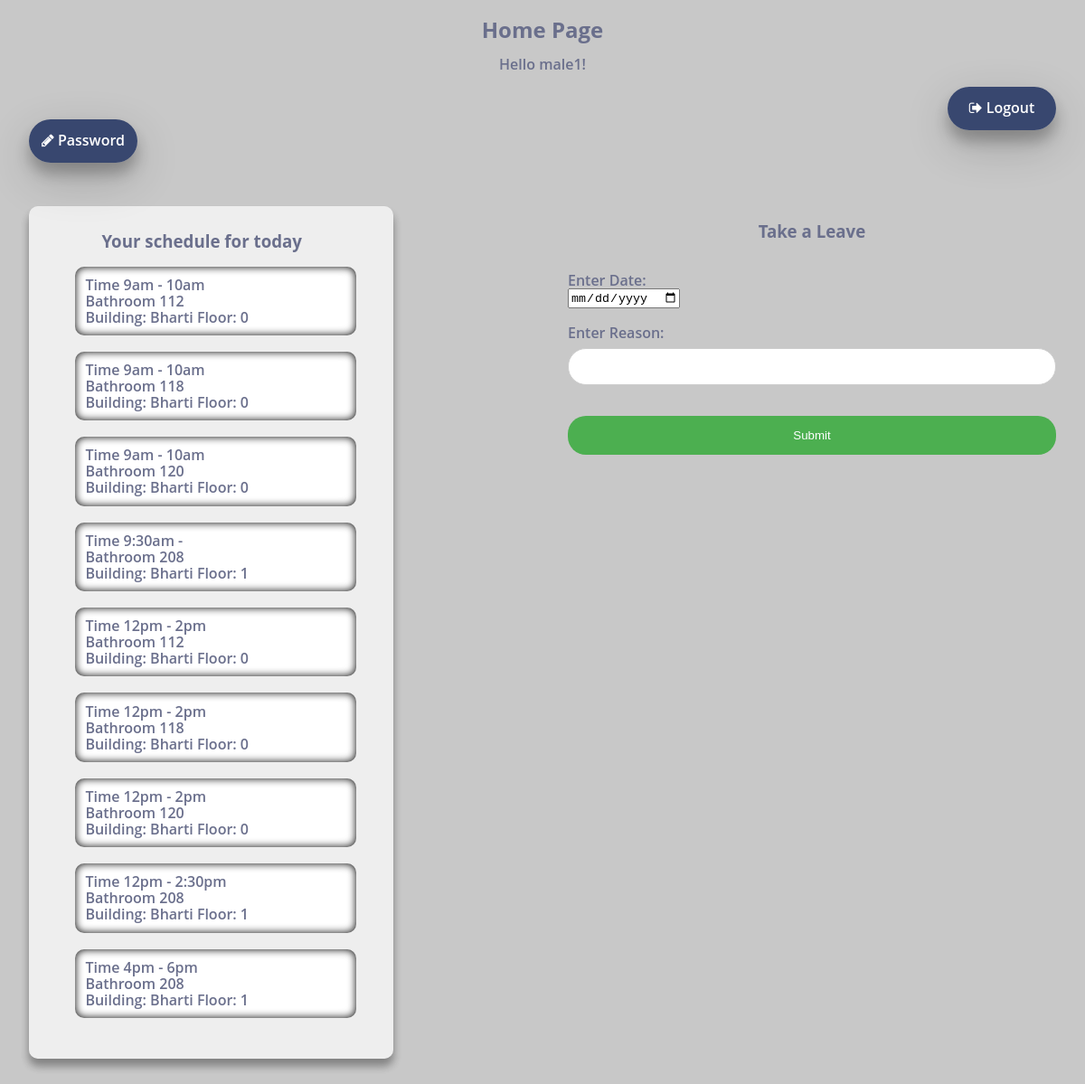
The app's page /cleaners/worker/home.php (signed in) with its own data.
### tables this page shows
CREATE TABLE `bathschedule` (
  `id` int(11) NOT NULL,
  `building` varchar(15) DEFAULT NULL,
  `floor` int(11) DEFAULT NULL,
  `pseudo_id` int(11) NOT NULL,
  `scheduleno` int(11) NOT NULL,
  `9` int(11) NOT NULL DEFAULT '0',
  `9.5` int(11) NOT NULL DEFAULT '0',
  `10` int(11) NOT NULL DEFAULT '0',
  `10.5` int(11) NOT NULL DEFAULT '0',
  `11` int(11) NOT NULL DEFAULT '0',
  `11.5` int(11) NOT NULL DEFAULT '0',
  `12` int(11) NOT NULL DEFAULT '0',
  `12.5` int(11) NOT NULL DEFAULT '0',
  `13` int(11) NOT NULL DEFAULT '0',
  `13.5` int(11) NOT NULL DEFAULT '0',
  `14` int(11) NOT NULL DEFAULT '0',
  `14.5` int(11) NOT NULL DEFAULT '0',
  `15` int(11) NOT NULL DEFAULT '0',
  `15.5` int(11) NOT NULL DEFAULT '0',
  `16` int(11) NOT NULL DEFAULT '0',
  `16.5` int(11) NOT NULL DEFAULT '0',
  `17` int(11) NOT NULL DEFAULT '0',
  `17.5` int(11) NOT NULL DEFAULT '0',
  `18` int(11) NOT NULL DEFAULT '0',
  `18.5` int(11) NOT NULL DEFAULT '0',
  `19` int(11) NOT NULL DEFAULT '0',
  `19.5` int(11) NOT NULL DEFAULT '0',
  `20` int(11) NOT NULL DEFAULT '0',
  `20.5` int(11) NOT NULL DEFAULT '0',
  `type` char(1) DEFAULT NULL
);

### cleaners/worker/home.php (the view, shortened to what this page needs)
<html>
    <head>
        <link href = "homework.css" type = "text/css" rel = "stylesheet"/>
        <link rel="stylesheet" href="https://cdnjs.cloudflare.com/ajax/libs/font-awesome/4.7.0/css/font-awesome.min.css">
 	   </head>
   <?php
   $user = $_SESSION['user'];
   ?>
    <body>
        <h2 id="title">Home Page</h2>
        <p id = "greet">Hello <?php Print " $user"?>!</p>
        <div class="logout">
	        <i class="fa fa-sign-out"></i>
	        <a id="log" href="../logout.php">Logout</a>
	    </div><br/><br/>
        <div id="newsh">
        	<i class="fa fa-pencil"></i>
			<a id="sch" href="changepassword.php">Password</a>
		</div><br><br>
		<div class="show left">
		<h3 class="subh">Your schedule for today</h3>
	    <p id="content"><?php
	    	$pid = mysql_query("Select * from cleaners WHERE name='$user'");
	    	$ppid =mysql_fetch_assoc($pid);
	    	$id=$ppid['id'];
	    	$query1 = mysql_query("Select * from bathschedule");
	    	$rows=mysql_num_rows($query1);
	    	$visit = array();
			for($col=0; $col<29; $col++)
			{
    			$visit[$col] = array();
    			for($r=0; $r<$rows; $r++)
    			{
        			$visit[$col][$r] = 0;
    			}
			}
			echo "<ul>";
	    	for ($col=5;$col<29;$col=$col+1)
	    	{
	    		$r=0;
	    		$query = mysql_query("Select * from bathschedule");
	    		while($row = mysql_fetch_row($query))
	    		{
	    			if (($row[$col]==$id)&&($visit[$col][$r]==0))
	    			{
	    				$coll=$col+1;
	    				$visit[$col][$r]=1;
	    				while(($row[$col]!=$row[$coll])&&$coll<28)
	    				{
	    					$coll=$coll+1;
	    				}
	    				$visit[$coll][$r]=1;
	    				$a=$col+4-($col-5)/2;
	    				$b=$coll+4-($coll-5)/2;
	    				$as="";
	    				$bs="";
	    				if($a>12){
	    					if( $a==floor($a))
	    						$as=($a-12)."pm";
	    					else
	    						$as=(floor($a)-12).":30pm";
	    				}
	    				else if($a==12){
	    					$as=$a."pm";
	    				}
	    				else{
	    					if( $a==floor($a))
	    						$as=$a."am";
	    					else
	    						$as=floor($a).":30am";
	    				}
	    				if($b>12){
	    					if( $b==floor($b))
	    						$bs=($b-12)."pm";
	    					else
	    						$bs=(floor($b)-12).":30pm";
	    				}
	    				else if($b==12){
	    					$bs=$b."pm";
	    				}
	    				else{
	    					if( $b==floor($b))
	    						$bs=$b."am";
	    					else
	    						$as=floor($a).":30am";
	    				}
	    				echo "<div class='shifts'><li>Time $as - $bs<br>";
	    				echo "Bathroom $row[0]<br>";
	    				echo "Building: $row[1] Floor: $row[2]<br></li></div><br>";
	    			}
	    			$r=$r+1;
	    		}
	    	}
	    	echo "</ul>";
	    	?>
	    </p>
	    </div>
	    <div class="right">
			<form action="home.php">
				<h3>Take a Leave</h3><br>
				Enter Date: <br><input type="date" name="fname"><br><br>
				Enter Reason: <br><input type="text" name="lname"><br><br>
				<input type="submit" value="Submit">
			</form>
		</div>
    </body>
</html>

### cleaners/worker/homework.css (style rules this page uses)
body { margin:0; color:#6a6f8c; background:#c8c8c8; font:600 16px/18px 'Open Sans',sans-serif; box-sizing: border-box; }
input[type=text], select { width: 100%; padding: 12px 20px; margin: 8px 0; display: inline-block; border: 1px solid #ccc; border-radius: 20px; box-sizing: border-box; }
input[type=submit] { width: 100%; background-color: #4CAF50; color: white; padding: 14px 20px; margin: 8px 0; border: none; border-radius: 20px; cursor: pointer; }
.left { margin-top: 3em; width:45%; float:left; margin-left: 2em; clear: left; }
.right { margin-top: 3em; width: 45%; float:right; margin-right: 2em; clear: right; }
.show { float:left; clear:left; margin-left: 2em; margin-top: 3em; max-width: 30%; background:rgba(255,255,255,0.7); padding: 0.7em; padding-right: 2em; border-radius: 10px; box-shadow:0 8px 10px 0 rgba(0,0,0,.20),0 8px 10px 0 rgba(0,0,0,.19); margin-bottom: 2em; }
.logout { min-height: 3em; width: 7.5em; position: relative; text-align: center; color: white; background:rgba(40,57,101,.9); margin-right: 2em; float: right; vertical-align: middle; line-height: 2.9em; border-radius: 25px; box-shadow:0 12px 15px 0 rgba(0,0,0,.24),0 17px 50px 0 rgba(0,0,0,.19); }
#log { color:white; }
a { text-decoration: none; }
#newsh { min-height: 3em; width: 7.5em; position: relative; text-align: center; color: white; background:rgba(40,57,101,.9); margin-left: 2em; float: left; vertical-align: middle; line-height: 2.9em; border-radius: 25px; box-shadow:0 12px 15px 0 rgba(0,0,0,.24),0 17px 50px 0 rgba(0,0,0,.19); }
#sch { color:white; }
#title,#greet { margin-top: 1em; text-align: center; }
ul { list-style-type: none; }
.shifts { background:rgba(255,255,255,1); width:90%; padding: 0.7em; border-radius: 10px; -moz-box-shadow: inset 0 0 10px #000000; -webkit-box-shadow: inset 0 0 10px #000000; box-shadow: inset 0 0 10px #000000; }
h3 { text-align: center; }

### records on screen
bathschedule: as "9am", bs "10am", id "112", building "Bharti", floor "0", as "12pm", bs "2pm"
bathschedule: as "9am", bs "10am", id "118", building "Bharti", floor "0", as "12pm", bs "2pm"
bathschedule: as "9am", bs "10am", id "120", building "Bharti", floor "0", as "12pm", bs "2pm"
bathschedule: as "9:30am", id "208", building "Bharti", floor "1", as "12pm", bs "2:30pm", as "4pm", bs "6pm"

### other values on screen
$user "male1"
